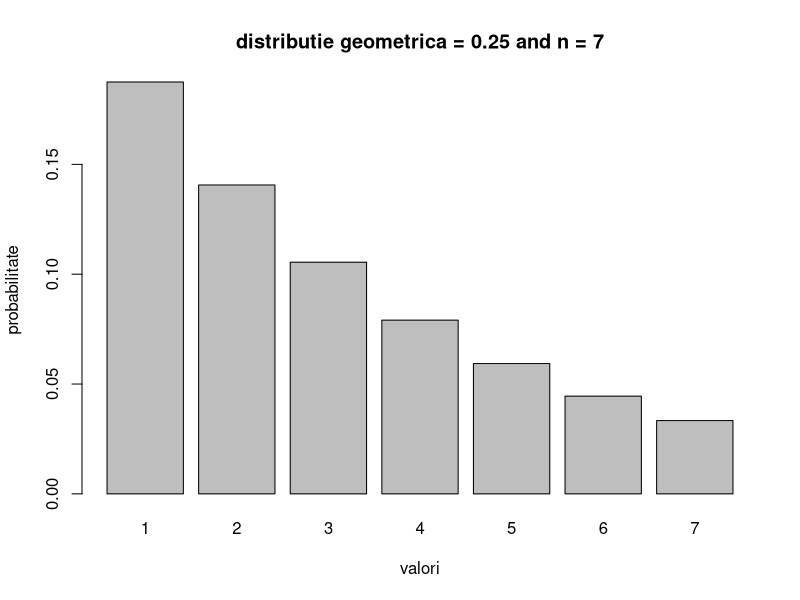

The R source for this figure:
funct = function(p, n) {
  # calculez probabilitățile primei n valori ale distribuției geometrice cu o probabilitate de succes de p
  probabilitate = dgeom(1:n, prob = p)
  
  # trasez un grafic cu bare
  barplot(probabilitate, names.arg = 1:n, xlab = "valori", ylab = "probabilitate", 
          main = paste("distributie geometrica =", p, "and n =", n))
}
funct(0.25, 7)




